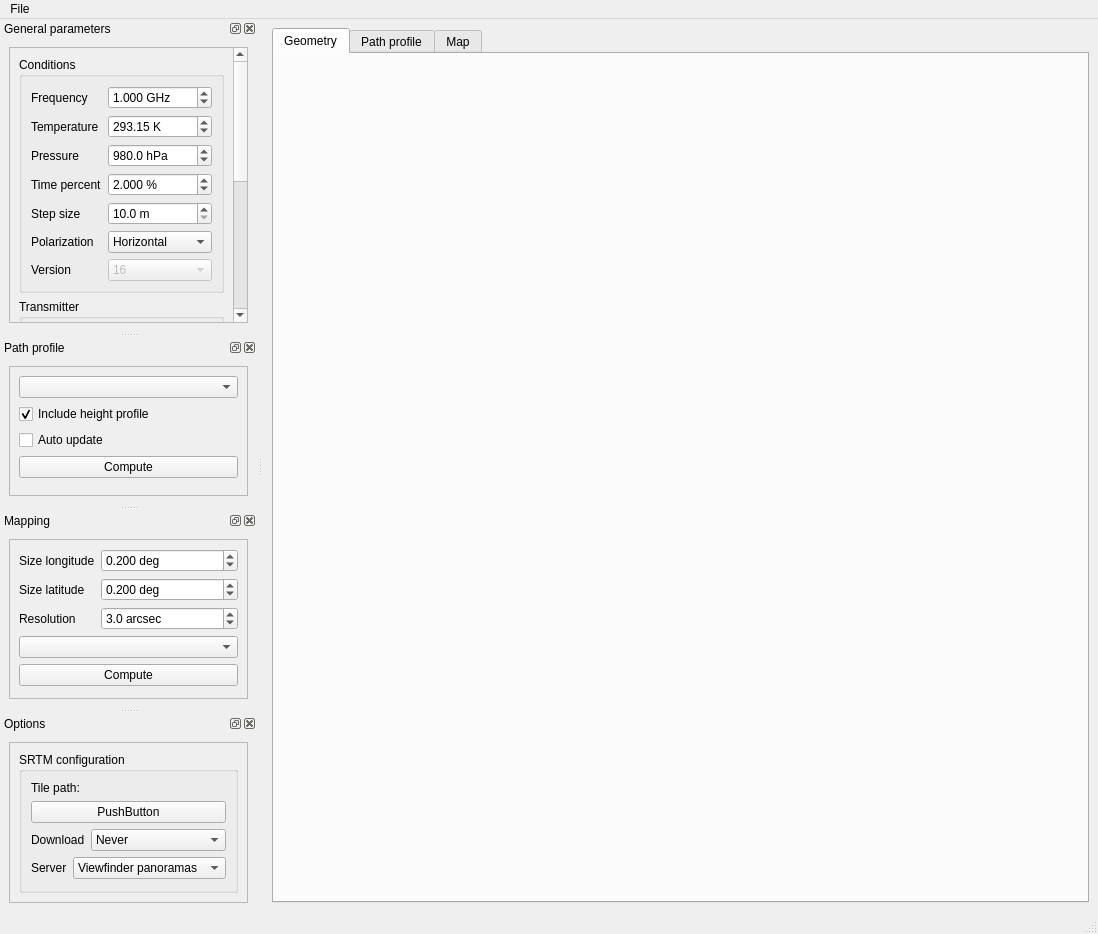
<?xml version="1.0" encoding="UTF-8"?>
<ui version="4.0">
 <class>MainWindow</class>
 <widget class="QMainWindow" name="MainWindow">
  <property name="geometry">
   <rect>
    <x>0</x>
    <y>0</y>
    <width>1098</width>
    <height>934</height>
   </rect>
  </property>
  <property name="windowTitle">
   <string>pycraf GUI</string>
  </property>
  <widget class="QWidget" name="centralwidget">
   <layout class="QGridLayout" name="gridLayout_8">
    <item row="0" column="0">
     <widget class="QTabWidget" name="tabWidget">
      <property name="currentIndex">
       <number>0</number>
      </property>
      <widget class="QWidget" name="geometryTab">
       <attribute name="title">
        <string>Geometry</string>
       </attribute>
       <layout class="QGridLayout" name="gridLayout_13">
        <item row="0" column="0">
         <layout class="QVBoxLayout" name="geometryVerticalLayout">
          <item>
           <widget class="QLabel" name="ppRichTextLabel">
            <property name="sizePolicy">
             <sizepolicy hsizetype="Preferred" vsizetype="Maximum">
              <horstretch>0</horstretch>
              <verstretch>0</verstretch>
             </sizepolicy>
            </property>
            <property name="text">
             <string/>
            </property>
            <property name="textFormat">
             <enum>Qt::RichText</enum>
            </property>
            <property name="textInteractionFlags">
             <set>Qt::LinksAccessibleByMouse|Qt::TextSelectableByMouse</set>
            </property>
           </widget>
          </item>
          <item>
           <layout class="QVBoxLayout" name="verticalLayout_4"/>
          </item>
         </layout>
        </item>
       </layout>
      </widget>
      <widget class="QWidget" name="pathprofileTab">
       <attribute name="title">
        <string>Path profile</string>
       </attribute>
       <layout class="QGridLayout" name="gridLayout_9">
        <item row="0" column="0">
         <layout class="QVBoxLayout" name="pathprofVerticalLayout"/>
        </item>
       </layout>
      </widget>
      <widget class="QWidget" name="mapTab">
       <attribute name="title">
        <string>Map</string>
       </attribute>
       <layout class="QGridLayout" name="gridLayout_10">
        <item row="0" column="0">
         <layout class="QVBoxLayout" name="mapVerticalLayout"/>
        </item>
       </layout>
      </widget>
     </widget>
    </item>
   </layout>
  </widget>
  <widget class="QMenuBar" name="menubar">
   <property name="geometry">
    <rect>
     <x>0</x>
     <y>0</y>
     <width>1098</width>
     <height>20</height>
    </rect>
   </property>
   <widget class="QMenu" name="menuFile">
    <property name="title">
     <string>File</string>
    </property>
    <addaction name="actionQuit"/>
   </widget>
   <addaction name="menuFile"/>
  </widget>
  <widget class="QStatusBar" name="statusbar"/>
  <widget class="QDockWidget" name="parametersDockWidget">
   <property name="windowTitle">
    <string>General parameters</string>
   </property>
   <attribute name="dockWidgetArea">
    <number>1</number>
   </attribute>
   <widget class="QWidget" name="dockWidgetContents">
    <layout class="QGridLayout" name="gridLayout">
     <item row="0" column="1">
      <widget class="QScrollArea" name="scrollArea">
       <property name="widgetResizable">
        <bool>true</bool>
       </property>
       <widget class="QWidget" name="scrollAreaWidgetContents">
        <property name="geometry">
         <rect>
          <x>0</x>
          <y>-191</y>
          <width>238</width>
          <height>542</height>
         </rect>
        </property>
        <layout class="QGridLayout" name="gridLayout_5">
         <item row="0" column="0">
          <layout class="QVBoxLayout" name="verticalLayout">
           <item>
            <widget class="QGroupBox" name="groupBox_3">
             <property name="title">
              <string>Conditions</string>
             </property>
             <layout class="QGridLayout" name="gridLayout_4">
              <item row="0" column="0">
               <layout class="QFormLayout" name="formLayout_4">
                <item row="0" column="0">
                 <widget class="QLabel" name="label_10">
                  <property name="text">
                   <string>Frequency</string>
                  </property>
                 </widget>
                </item>
                <item row="0" column="1">
                 <widget class="QDoubleSpinBox" name="freqDoubleSpinBox">
                  <property name="suffix">
                   <string> GHz</string>
                  </property>
                  <property name="decimals">
                   <number>3</number>
                  </property>
                  <property name="minimum">
                   <double>0.100000000000000</double>
                  </property>
                  <property name="maximum">
                   <double>100.000000000000000</double>
                  </property>
                  <property name="singleStep">
                   <double>0.100000000000000</double>
                  </property>
                  <property name="value">
                   <double>1.000000000000000</double>
                  </property>
                 </widget>
                </item>
                <item row="3" column="0">
                 <widget class="QLabel" name="label_11">
                  <property name="text">
                   <string>Time percent</string>
                  </property>
                 </widget>
                </item>
                <item row="3" column="1">
                 <widget class="QDoubleSpinBox" name="timepercentDoubleSpinBox">
                  <property name="suffix">
                   <string> %</string>
                  </property>
                  <property name="decimals">
                   <number>3</number>
                  </property>
                  <property name="minimum">
                   <double>0.001000000000000</double>
                  </property>
                  <property name="maximum">
                   <double>50.000000000000000</double>
                  </property>
                  <property name="value">
                   <double>2.000000000000000</double>
                  </property>
                 </widget>
                </item>
                <item row="4" column="0">
                 <widget class="QLabel" name="label_12">
                  <property name="text">
                   <string>Step size</string>
                  </property>
                 </widget>
                </item>
                <item row="4" column="1">
                 <widget class="QDoubleSpinBox" name="stepsizeDoubleSpinBox">
                  <property name="suffix">
                   <string> m</string>
                  </property>
                  <property name="decimals">
                   <number>1</number>
                  </property>
                  <property name="minimum">
                   <double>10.000000000000000</double>
                  </property>
                  <property name="maximum">
                   <double>10000.000000000000000</double>
                  </property>
                  <property name="singleStep">
                   <double>1.000000000000000</double>
                  </property>
                  <property name="value">
                   <double>10.000000000000000</double>
                  </property>
                 </widget>
                </item>
                <item row="1" column="0">
                 <widget class="QLabel" name="label_4">
                  <property name="text">
                   <string>Temperature</string>
                  </property>
                 </widget>
                </item>
                <item row="1" column="1">
                 <widget class="QDoubleSpinBox" name="tempDoubleSpinBox">
                  <property name="suffix">
                   <string> K</string>
                  </property>
                  <property name="minimum">
                   <double>200.000000000000000</double>
                  </property>
                  <property name="maximum">
                   <double>350.000000000000000</double>
                  </property>
                  <property name="value">
                   <double>293.149999999999977</double>
                  </property>
                 </widget>
                </item>
                <item row="2" column="0">
                 <widget class="QLabel" name="label_13">
                  <property name="text">
                   <string>Pressure</string>
                  </property>
                 </widget>
                </item>
                <item row="2" column="1">
                 <widget class="QDoubleSpinBox" name="pressDoubleSpinBox">
                  <property name="suffix">
                   <string> hPa</string>
                  </property>
                  <property name="decimals">
                   <number>1</number>
                  </property>
                  <property name="minimum">
                   <double>10.000000000000000</double>
                  </property>
                  <property name="maximum">
                   <double>1500.000000000000000</double>
                  </property>
                  <property name="value">
                   <double>980.000000000000000</double>
                  </property>
                 </widget>
                </item>
                <item row="6" column="0">
                 <widget class="QLabel" name="label_16">
                  <property name="text">
                   <string>Version</string>
                  </property>
                 </widget>
                </item>
                <item row="6" column="1">
                 <widget class="QComboBox" name="versionComboBox">
                  <property name="enabled">
                   <bool>false</bool>
                  </property>
                  <property name="currentIndex">
                   <number>1</number>
                  </property>
                  <item>
                   <property name="text">
                    <string>14</string>
                   </property>
                  </item>
                  <item>
                   <property name="text">
                    <string>16</string>
                   </property>
                  </item>
                  <item>
                   <property name="text">
                    <string>17</string>
                   </property>
                  </item>
                 </widget>
                </item>
                <item row="5" column="0">
                 <widget class="QLabel" name="label_6">
                  <property name="text">
                   <string>Polarization</string>
                  </property>
                 </widget>
                </item>
                <item row="5" column="1">
                 <widget class="QComboBox" name="polarizationComboBox">
                  <item>
                   <property name="text">
                    <string>Horizontal</string>
                   </property>
                  </item>
                  <item>
                   <property name="text">
                    <string>Vertical</string>
                   </property>
                  </item>
                 </widget>
                </item>
               </layout>
              </item>
             </layout>
            </widget>
           </item>
           <item>
            <widget class="QGroupBox" name="groupBox_2">
             <property name="title">
              <string>Transmitter</string>
             </property>
             <layout class="QGridLayout" name="gridLayout_2">
              <item row="0" column="0">
               <layout class="QFormLayout" name="formLayout_2">
                <item row="0" column="0">
                 <widget class="QLabel" name="label_3">
                  <property name="text">
                   <string>Longitude</string>
                  </property>
                 </widget>
                </item>
                <item row="0" column="1">
                 <widget class="QDoubleSpinBox" name="txLonDoubleSpinBox">
                  <property name="suffix">
                   <string> deg</string>
                  </property>
                  <property name="decimals">
                   <number>5</number>
                  </property>
                  <property name="minimum">
                   <double>-180.000000000000000</double>
                  </property>
                  <property name="maximum">
                   <double>180.000000000000000</double>
                  </property>
                  <property name="singleStep">
                   <double>0.050000000000000</double>
                  </property>
                  <property name="value">
                   <double>6.883610000000000</double>
                  </property>
                 </widget>
                </item>
                <item row="1" column="0">
                 <widget class="QLabel" name="label_14">
                  <property name="text">
                   <string>Latitude</string>
                  </property>
                 </widget>
                </item>
                <item row="1" column="1">
                 <widget class="QDoubleSpinBox" name="txLatDoubleSpinBox">
                  <property name="suffix">
                   <string> deg</string>
                  </property>
                  <property name="decimals">
                   <number>5</number>
                  </property>
                  <property name="minimum">
                   <double>-90.000000000000000</double>
                  </property>
                  <property name="maximum">
                   <double>90.000000000000000</double>
                  </property>
                  <property name="singleStep">
                   <double>0.050000000000000</double>
                  </property>
                  <property name="value">
                   <double>50.524830000000001</double>
                  </property>
                 </widget>
                </item>
                <item row="2" column="0">
                 <widget class="QLabel" name="label_5">
                  <property name="text">
                   <string>Height</string>
                  </property>
                 </widget>
                </item>
                <item row="2" column="1">
                 <widget class="QDoubleSpinBox" name="txHeightDoubleSpinBox">
                  <property name="suffix">
                   <string> m</string>
                  </property>
                  <property name="decimals">
                   <number>1</number>
                  </property>
                  <property name="minimum">
                   <double>-500.000000000000000</double>
                  </property>
                  <property name="maximum">
                   <double>1000000.000000000000000</double>
                  </property>
                  <property name="singleStep">
                   <double>5.000000000000000</double>
                  </property>
                  <property name="value">
                   <double>50.000000000000000</double>
                  </property>
                 </widget>
                </item>
                <item row="3" column="0">
                 <widget class="QLabel" name="label">
                  <property name="text">
                   <string>Clutter</string>
                  </property>
                 </widget>
                </item>
                <item row="3" column="1">
                 <widget class="QComboBox" name="txClutterComboBox"/>
                </item>
               </layout>
              </item>
             </layout>
            </widget>
           </item>
           <item>
            <widget class="QGroupBox" name="groupBox">
             <property name="title">
              <string>Receiver</string>
             </property>
             <layout class="QGridLayout" name="gridLayout_3">
              <item row="0" column="0">
               <layout class="QFormLayout" name="formLayout_3">
                <item row="0" column="0">
                 <widget class="QLabel" name="label_7">
                  <property name="text">
                   <string>Longitude</string>
                  </property>
                 </widget>
                </item>
                <item row="0" column="1">
                 <widget class="QDoubleSpinBox" name="rxLonDoubleSpinBox">
                  <property name="suffix">
                   <string> deg</string>
                  </property>
                  <property name="decimals">
                   <number>5</number>
                  </property>
                  <property name="minimum">
                   <double>-180.000000000000000</double>
                  </property>
                  <property name="maximum">
                   <double>180.000000000000000</double>
                  </property>
                  <property name="singleStep">
                   <double>0.050000000000000</double>
                  </property>
                  <property name="value">
                   <double>7.000000000000000</double>
                  </property>
                 </widget>
                </item>
                <item row="1" column="0">
                 <widget class="QLabel" name="label_15">
                  <property name="text">
                   <string>Latitude</string>
                  </property>
                 </widget>
                </item>
                <item row="1" column="1">
                 <widget class="QDoubleSpinBox" name="rxLatDoubleSpinBox">
                  <property name="suffix">
                   <string> deg</string>
                  </property>
                  <property name="decimals">
                   <number>5</number>
                  </property>
                  <property name="minimum">
                   <double>-90.000000000000000</double>
                  </property>
                  <property name="maximum">
                   <double>90.000000000000000</double>
                  </property>
                  <property name="singleStep">
                   <double>0.050000000000000</double>
                  </property>
                  <property name="value">
                   <double>51.000000000000000</double>
                  </property>
                 </widget>
                </item>
                <item row="2" column="0">
                 <widget class="QLabel" name="label_8">
                  <property name="text">
                   <string>Height</string>
                  </property>
                 </widget>
                </item>
                <item row="2" column="1">
                 <widget class="QDoubleSpinBox" name="rxHeightDoubleSpinBox">
                  <property name="suffix">
                   <string> m</string>
                  </property>
                  <property name="decimals">
                   <number>1</number>
                  </property>
                  <property name="minimum">
                   <double>-500.000000000000000</double>
                  </property>
                  <property name="maximum">
                   <double>1000000.000000000000000</double>
                  </property>
                  <property name="singleStep">
                   <double>5.000000000000000</double>
                  </property>
                  <property name="value">
                   <double>10.000000000000000</double>
                  </property>
                 </widget>
                </item>
                <item row="3" column="0">
                 <widget class="QLabel" name="label_2">
                  <property name="text">
                   <string>Clutter</string>
                  </property>
                 </widget>
                </item>
                <item row="3" column="1">
                 <widget class="QComboBox" name="rxClutterComboBox"/>
                </item>
               </layout>
              </item>
              <item row="1" column="0">
               <spacer name="verticalSpacer_2">
                <property name="orientation">
                 <enum>Qt::Vertical</enum>
                </property>
                <property name="sizeHint" stdset="0">
                 <size>
                  <width>20</width>
                  <height>40</height>
                 </size>
                </property>
               </spacer>
              </item>
             </layout>
            </widget>
           </item>
          </layout>
         </item>
        </layout>
       </widget>
      </widget>
     </item>
    </layout>
   </widget>
  </widget>
  <widget class="QDockWidget" name="pathpropDockWidget">
   <property name="windowTitle">
    <string>Path profile</string>
   </property>
   <attribute name="dockWidgetArea">
    <number>1</number>
   </attribute>
   <widget class="QWidget" name="dockWidgetContents_2">
    <layout class="QGridLayout" name="gridLayout_6">
     <item row="0" column="0">
      <widget class="QScrollArea" name="scrollArea_2">
       <property name="widgetResizable">
        <bool>true</bool>
       </property>
       <widget class="QWidget" name="scrollAreaWidgetContents_2">
        <property name="geometry">
         <rect>
          <x>0</x>
          <y>-39</y>
          <width>222</width>
          <height>130</height>
         </rect>
        </property>
        <layout class="QGridLayout" name="gridLayout_7">
         <item row="0" column="0">
          <layout class="QVBoxLayout" name="verticalLayout_2">
           <item>
            <widget class="QComboBox" name="pathprofPlotChooserComboBox"/>
           </item>
           <item>
            <widget class="QCheckBox" name="pathprofIncludeHeightCheckBox">
             <property name="text">
              <string>Include height profile</string>
             </property>
             <property name="checked">
              <bool>true</bool>
             </property>
            </widget>
           </item>
           <item>
            <widget class="QCheckBox" name="pathprofAutoUpdateCheckBox">
             <property name="text">
              <string>Auto update</string>
             </property>
            </widget>
           </item>
           <item>
            <widget class="QPushButton" name="pathprofComputePushButton">
             <property name="text">
              <string>Compute</string>
             </property>
            </widget>
           </item>
           <item>
            <spacer name="verticalSpacer_3">
             <property name="orientation">
              <enum>Qt::Vertical</enum>
             </property>
             <property name="sizeHint" stdset="0">
              <size>
               <width>20</width>
               <height>40</height>
              </size>
             </property>
            </spacer>
           </item>
          </layout>
         </item>
        </layout>
       </widget>
      </widget>
     </item>
    </layout>
   </widget>
  </widget>
  <widget class="QDockWidget" name="mappingDockWidget">
   <property name="windowTitle">
    <string>Mapping</string>
   </property>
   <attribute name="dockWidgetArea">
    <number>1</number>
   </attribute>
   <widget class="QWidget" name="dockWidgetContents_3">
    <layout class="QGridLayout" name="gridLayout_11">
     <item row="0" column="0">
      <widget class="QScrollArea" name="scrollArea_3">
       <property name="widgetResizable">
        <bool>true</bool>
       </property>
       <widget class="QWidget" name="scrollAreaWidgetContents_3">
        <property name="geometry">
         <rect>
          <x>0</x>
          <y>-98</y>
          <width>222</width>
          <height>161</height>
         </rect>
        </property>
        <layout class="QGridLayout" name="gridLayout_12">
         <item row="0" column="0">
          <layout class="QVBoxLayout" name="verticalLayout_3">
           <item>
            <layout class="QFormLayout" name="formLayout">
             <item row="0" column="0">
              <widget class="QLabel" name="label_9">
               <property name="text">
                <string>Size longitude</string>
               </property>
              </widget>
             </item>
             <item row="1" column="0">
              <widget class="QLabel" name="label_17">
               <property name="text">
                <string>Size latitude</string>
               </property>
              </widget>
             </item>
             <item row="0" column="1">
              <widget class="QDoubleSpinBox" name="mapSizeLonDoubleSpinBox">
               <property name="suffix">
                <string> deg</string>
               </property>
               <property name="decimals">
                <number>3</number>
               </property>
               <property name="minimum">
                <double>0.050000000000000</double>
               </property>
               <property name="maximum">
                <double>5.000000000000000</double>
               </property>
               <property name="singleStep">
                <double>0.050000000000000</double>
               </property>
               <property name="value">
                <double>0.200000000000000</double>
               </property>
              </widget>
             </item>
             <item row="1" column="1">
              <widget class="QDoubleSpinBox" name="mapSizeLatDoubleSpinBox">
               <property name="suffix">
                <string> deg</string>
               </property>
               <property name="decimals">
                <number>3</number>
               </property>
               <property name="minimum">
                <double>0.050000000000000</double>
               </property>
               <property name="maximum">
                <double>5.000000000000000</double>
               </property>
               <property name="singleStep">
                <double>0.050000000000000</double>
               </property>
               <property name="value">
                <double>0.200000000000000</double>
               </property>
              </widget>
             </item>
             <item row="2" column="0">
              <widget class="QLabel" name="label_18">
               <property name="text">
                <string>Resolution</string>
               </property>
              </widget>
             </item>
             <item row="2" column="1">
              <widget class="QDoubleSpinBox" name="mapResolutionDoubleSpinBox">
               <property name="suffix">
                <string> arcsec</string>
               </property>
               <property name="decimals">
                <number>1</number>
               </property>
               <property name="minimum">
                <double>1.000000000000000</double>
               </property>
               <property name="maximum">
                <double>300.000000000000000</double>
               </property>
               <property name="value">
                <double>3.000000000000000</double>
               </property>
              </widget>
             </item>
            </layout>
           </item>
           <item>
            <widget class="QComboBox" name="mapPlotChooserComboBox"/>
           </item>
           <item>
            <widget class="QPushButton" name="mapComputePushButton">
             <property name="text">
              <string>Compute</string>
             </property>
            </widget>
           </item>
           <item>
            <spacer name="verticalSpacer_4">
             <property name="orientation">
              <enum>Qt::Vertical</enum>
             </property>
             <property name="sizeHint" stdset="0">
              <size>
               <width>20</width>
               <height>40</height>
              </size>
             </property>
            </spacer>
           </item>
          </layout>
         </item>
        </layout>
       </widget>
      </widget>
     </item>
    </layout>
   </widget>
  </widget>
  <widget class="QDockWidget" name="optionsDockWidget">
   <property name="windowTitle">
    <string>Options</string>
   </property>
   <attribute name="dockWidgetArea">
    <number>1</number>
   </attribute>
   <widget class="QWidget" name="dockWidgetContents_4">
    <layout class="QGridLayout" name="gridLayout_14">
     <item row="0" column="0">
      <widget class="QScrollArea" name="scrollArea_4">
       <property name="widgetResizable">
        <bool>true</bool>
       </property>
       <widget class="QWidget" name="scrollAreaWidgetContents_4">
        <property name="geometry">
         <rect>
          <x>0</x>
          <y>0</y>
          <width>238</width>
          <height>205</height>
         </rect>
        </property>
        <layout class="QGridLayout" name="gridLayout_15">
         <item row="0" column="0">
          <widget class="QGroupBox" name="groupBox_4">
           <property name="title">
            <string>SRTM configuration</string>
           </property>
           <layout class="QGridLayout" name="gridLayout_16">
            <item row="0" column="0">
             <layout class="QVBoxLayout" name="verticalLayout_5">
              <item>
               <widget class="QLabel" name="label_19">
                <property name="text">
                 <string>Tile path:</string>
                </property>
               </widget>
              </item>
              <item>
               <widget class="QPushButton" name="srtmPathPushButton">
                <property name="sizePolicy">
                 <sizepolicy hsizetype="Expanding" vsizetype="Fixed">
                  <horstretch>0</horstretch>
                  <verstretch>0</verstretch>
                 </sizepolicy>
                </property>
                <property name="text">
                 <string>PushButton</string>
                </property>
               </widget>
              </item>
              <item>
               <layout class="QHBoxLayout" name="horizontalLayout_2">
                <item>
                 <widget class="QLabel" name="label_21">
                  <property name="text">
                   <string>Download</string>
                  </property>
                 </widget>
                </item>
                <item>
                 <widget class="QComboBox" name="srtmDownloadComboBox">
                  <property name="sizePolicy">
                   <sizepolicy hsizetype="Expanding" vsizetype="Fixed">
                    <horstretch>0</horstretch>
                    <verstretch>0</verstretch>
                   </sizepolicy>
                  </property>
                  <item>
                   <property name="text">
                    <string>Never</string>
                   </property>
                  </item>
                  <item>
                   <property name="text">
                    <string>Missing</string>
                   </property>
                  </item>
                  <item>
                   <property name="text">
                    <string>Always</string>
                   </property>
                  </item>
                 </widget>
                </item>
               </layout>
              </item>
              <item>
               <layout class="QHBoxLayout" name="horizontalLayout">
                <item>
                 <widget class="QLabel" name="label_20">
                  <property name="text">
                   <string>Server</string>
                  </property>
                 </widget>
                </item>
                <item>
                 <widget class="QComboBox" name="srtmServerComboBox">
                  <property name="sizePolicy">
                   <sizepolicy hsizetype="Expanding" vsizetype="Fixed">
                    <horstretch>0</horstretch>
                    <verstretch>0</verstretch>
                   </sizepolicy>
                  </property>
                  <property name="currentIndex">
                   <number>2</number>
                  </property>
                  <item>
                   <property name="text">
                    <string>NASA v1.0</string>
                   </property>
                  </item>
                  <item>
                   <property name="text">
                    <string>NASA v2.1</string>
                   </property>
                  </item>
                  <item>
                   <property name="text">
                    <string>Viewfinder panoramas</string>
                   </property>
                  </item>
                 </widget>
                </item>
               </layout>
              </item>
              <item>
               <spacer name="verticalSpacer">
                <property name="orientation">
                 <enum>Qt::Vertical</enum>
                </property>
                <property name="sizeHint" stdset="0">
                 <size>
                  <width>20</width>
                  <height>40</height>
                 </size>
                </property>
               </spacer>
              </item>
             </layout>
            </item>
           </layout>
          </widget>
         </item>
        </layout>
       </widget>
      </widget>
     </item>
    </layout>
   </widget>
  </widget>
  <action name="actionQuit">
   <property name="text">
    <string>Quit</string>
   </property>
  </action>
 </widget>
 <resources/>
 <connections>
  <connection>
   <sender>actionQuit</sender>
   <signal>triggered()</signal>
   <receiver>MainWindow</receiver>
   <slot>close()</slot>
   <hints>
    <hint type="sourcelabel">
     <x>-1</x>
     <y>-1</y>
    </hint>
    <hint type="destinationlabel">
     <x>548</x>
     <y>466</y>
    </hint>
   </hints>
  </connection>
 </connections>
</ui>
